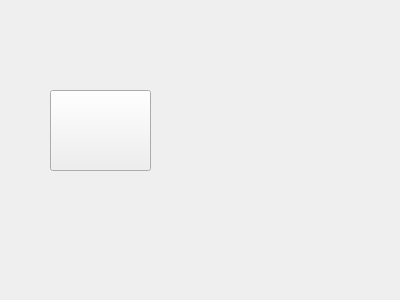
<?xml version="1.0" encoding="UTF-8"?>
<ui version="4.0">
 <class>BoutonPoussoir</class>
 <widget class="QWidget" name="BoutonPoussoir">
  <property name="geometry">
   <rect>
    <x>0</x>
    <y>0</y>
    <width>400</width>
    <height>300</height>
   </rect>
  </property>
  <property name="windowTitle">
   <string>Form</string>
  </property>
  <widget class="QPushButton" name="pushButton">
   <property name="geometry">
    <rect>
     <x>50</x>
     <y>90</y>
     <width>101</width>
     <height>81</height>
    </rect>
   </property>
   <property name="text">
    <string/>
   </property>
   <property name="icon">
    <iconset resource="Porte.qrc">
     <normaloff>:/img/bouton_poussoir.jpg</normaloff>:/img/bouton_poussoir.jpg</iconset>
   </property>
   <property name="iconSize">
    <size>
     <width>100</width>
     <height>100</height>
    </size>
   </property>
  </widget>
 </widget>
 <resources>
  <include location="Porte.qrc"/>
 </resources>
 <connections/>
</ui>
